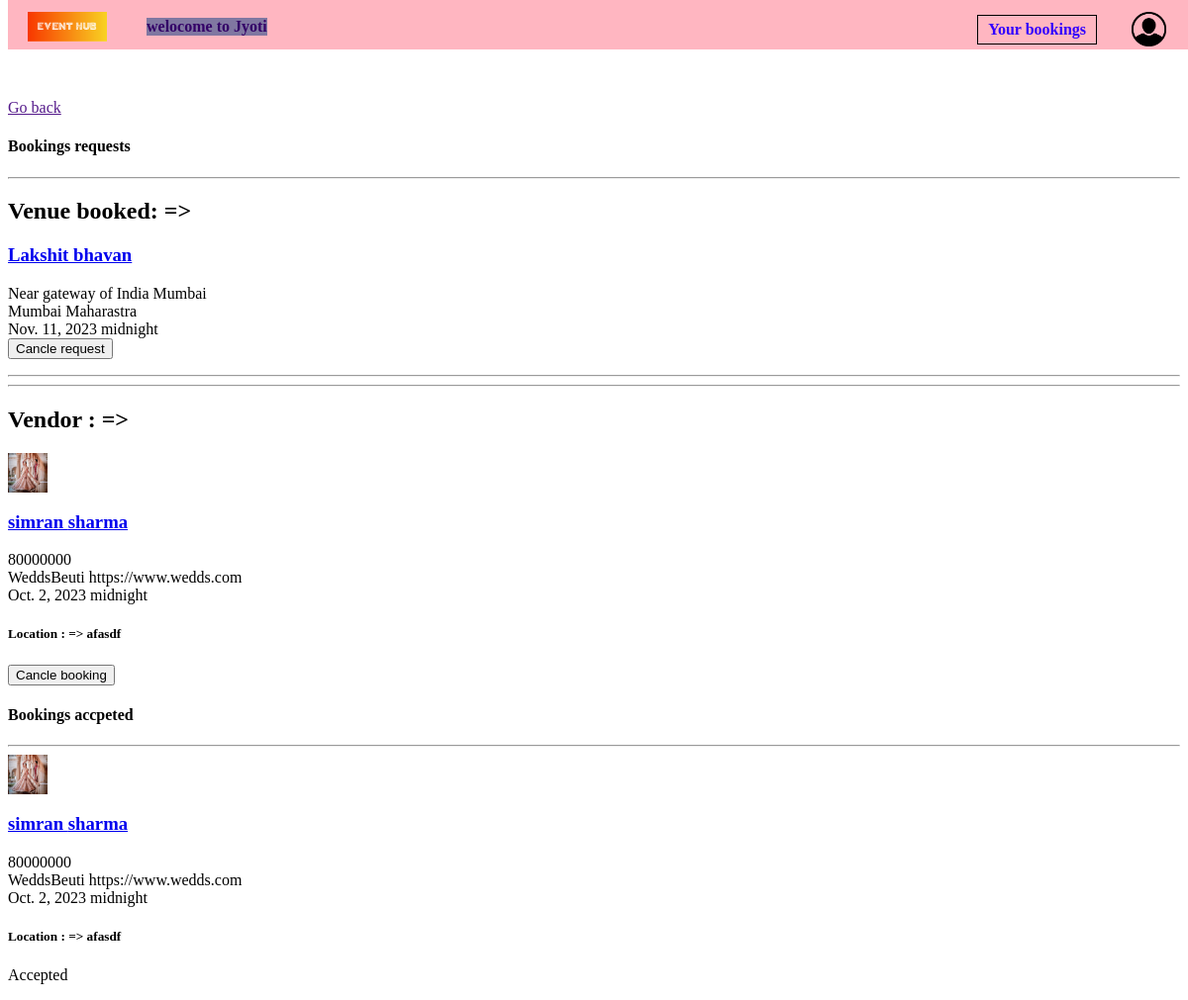
Screenshot of /booked/ (signed in) with the database file from the repository.
### customer/models.py (models this page shows)
class Booking(models.Model):
    user = models.ForeignKey(User,on_delete=models.CASCADE,related_name='booking_user',null=False)
    venue = models.ForeignKey(Venue, on_delete=models.CASCADE,null=True)
    vendor = models.ForeignKey(User, on_delete=models.CASCADE,null=True)
    date = models.DateField(null=True)
    time = models.TimeField(null=True)
    location = models.CharField(max_length=150,null=True,blank=True)
    booking_accepted = models.BooleanField(null=True,blank=True)

### EventPlanner/models.py (models this page shows, shortened)
class Venue(models.Model):
    name = models.CharField(max_length=100,null = False,blank = False)
    about = models.TextField(blank = True,null = True)
    min_price = models.DecimalField(max_digits = 10, decimal_places = 2,null = True,blank = True)
    max_capacity = models.IntegerField(null = False,blank = False)
    location = models.TextField(null = False,blank = False)
    city = models.CharField(max_length = 20,null = False,blank = False)
    state = models.CharField(choices = venue_choices,max_length = 50,null = False,blank = False)
    vendors = models.ManyToManyField(User,null = True,blank = True)
    category = models.ManyToManyField(Category)
    service_offered = models.TextField(null = True,blank = True)
    contact_info = models.TextField(null = False,blank = False)
    venue_images = models.ManyToManyField('Image', blank = True,null = True)

class UserProfile(models.Model):
    user = models.OneToOneField(User,on_delete=models.CASCADE)
    user_type = models.CharField(choices=user_type_choices,max_length=50)
    contact_info = models.CharField(max_length = 200,blank = True,null = True,verbose_name='Contact information')
    company_name = models.CharField(max_length =  50,blank = True,null = True)
    website = models.URLField(max_length = 200,blank = True,null = True)
    about = models.TextField(blank = True,null = True)
    city = models.CharField(max_length = 20,null = False,blank = False)
    state = models.CharField(max_length = 20,null = False,blank = False)
    location = models.TextField(blank = True,null = True)
    service_offered = models.TextField(blank = True,null = True)
    profile_picture = models.ImageField(upload_to = 'images/',null = True,blank = True)
    vendor_images = models.ManyToManyField('Image', blank = True,null = True)

### customer/views.py (the view)
# urls.py: path('booked/',views.booked),
@login_required(login_url='/login/')
def booked(request):
    if request.user.userprofile.user_type == 'is_customer':
        bookings = Booking.objects.all()
        context = {'bookings':bookings}
        return render(request,'customer/booked.html',context)

### customer/templates/customer/booked.html (shortened to what this page needs)
{% load static %}
<link rel="stylesheet" type="text/css" href="{% static 'customer/css/booked.css' %}">
<link rel="stylesheet" href="{% static 'EventPlanner/css/navbar.css' %}">
<div class="navbar-div">
{% include 'navbar.html' %}
</div>
<p class="go-back"><a href="{{request.META.HTTP_REFERER}}">Go back</a></p>
<div class="grid-div">
    <div>
        <h4>Bookings requests</h4>
    {% for booking in bookings reversed %}
        {% if booking.user == request.user %}
        <hr>
        {% if booking.venue and booking.vendor %}
        <h1>Full package block </h1>
        <h2>Venue booked: => </h2>
        <a href="/venue-info/{{booking.venue.id}}/">
            <h3>{{booking.venue.name}}</h3>
        </a>
        <div>{{booking.venue.location}}</div>
        <div>{{booking.venue.city}} {{booking.venue.state}}</div>
        <h2>Vendor booked : => </h2>
        {% if booking.vendor.userprofile.profile_picture %}
        <a href="/event-planner-info/{{booking.vendor.id}}">
            <img src="{{booking.vendor.userprofile.profile_picture.url}}" alt="" height="40" width="40">
        </a>
        <a href="/event-planner-info/{{booking.vendor.id}}">
            <h3>{{booking.vendor.first_name}} {{booking.vendor.last_name}}</h3>
        </a>
        {% else %}
        <a href="/event-planner-info/{{booking.vendor.id}}">
            <img src="/static/images/No profile.jpeg" alt="" height="40" width="40">
        </a>
        <a href="/event-planner-info/{{booking.vendor.id}}">
            <h3>{{booking.vendor.first_name}} {{booking.vendor.last_name}}</h3>
        </a>
        {% endif %}
        <div>{{booking.vendor.userprofile.contact_info}}</div>
        <div>{{booking.vendor.userprofile.company_name}} {{booking.vendor.userprofile.website}}</div>
        <div>{{booking.date}} {{booking.time}}</div>
        <form action="/delete-book/" method="POST">
            {% csrf_token %}
            <input type="hidden" value="{{booking.id}}" name="booking_id">
            <input type="submit" value="Cancle booking">
        </form>
        <hr>
        {% elif booking.venue %}
        <h2>Venue booked: => </h2>
        <a href="/venue-info/{{booking.venue.id}}/">
            <h3>{{booking.venue.name}}</h3>
        </a>
        <div>{{booking.venue.location}}</div>
        <div>{{booking.venue.city}} {{booking.venue.state}}</div>
        <div>{{booking.date}} {{booking.time}}</div>
        <form action="/delete-book/" method="POST">
            <input type="submit" value="Cancle request">
        </form>
        <hr>
        {% else %}
        <h2>Vendor : => </h2>
        {% if booking.vendor.userprofile.profile_picture %}
        <a href="/event-planner-info/{{booking.vendor.id}}">
            <img src="{{booking.vendor.userprofile.profile_picture.url}}" alt="" height="40" width="40">
        </a>
        <a href="/event-planner-info/{{booking.vendor.id}}">
            <h3>{{booking.vendor.first_name}} {{booking.vendor.last_name}}</h3>
        </a>
        {% endif %}
        <div>{{booking.vendor.userprofile.contact_info}}</div>
        <div>{{booking.vendor.userprofile.company_name}} {{booking.vendor.userprofile.website}}</div>
        <div>{{booking.date}} {{booking.time}}</div>
        <div>
            <h5>Location : => {{booking.location}}</h5>
        </div>
        <form action="/delete-book/" method="POST">
            <input type="submit" value="Cancle booking">
        </form>
        {% endif %}
        {% endif %}
    {% endfor %}
    </div>
    <div>
        <h4>Bookings accpeted </h4>
        <hr>
        {% for booking in bookings reversed %}
        {% if booking.user == request.user and booking.booking_accepted is True %}
        {% if booking.vendor.userprofile.profile_picture %}
        <a href="/event-planner-info/{{booking.vendor.id}}">
            <img src="{{booking.vendor.userprofile.profile_picture.url}}" alt="" height="40" width="40">
        </a>
        <a href="/event-planner-info/{{booking.vendor.id}}">
            <h3>{{booking.vendor.first_name}} {{booking.vendor.last_name}}</h3>
        </a>
        {% endif %}
        <div>{{booking.vendor.userprofile.contact_info}}</div>
        <div>{{booking.vendor.userprofile.company_name}} {{booking.vendor.userprofile.website}}</div>
        <div>{{booking.date}} {{booking.time}}</div>
        <div>
            <h5>Location : => {{booking.location}}</h5>
        </div>
        <p class="accepted">Accepted</p>
        {% endif %}
        {% endfor %}
    </div>
</div>

### templates/navbar.html (shortened to what this page needs)
<!DOCTYPE html>
<html lang="en">
<head>
    {% load static %}
</head>
<body>
    <div class="navbar-container">
        {% if not request.user.is_authenticated %}
        <div class="unauth-navbar">
            <h5>
                <a href="/home-C/" class="unauth-logo unauth-logo-2">
                    <img src="{% static 'images/logo.png' %}" alt="" width="80" height="30" class="logo-image">
                </a>
                <a href="/login/" class="unauth-default-profile unauth-default-profile-2">
                    <img src="{% static 'images/No profile.jpeg' %}" alt=""  width="35" height="35" >
                </a>
            </h5>
                <a href="/sign-up-is_event_planner/" class="list-your-business list-your-business-2">List your business</a>
        </div>
        {% else %}
            {% if request.user.userprofile.user_type == 'is_customer' %}
                <div class="customer-navbar">
                    <a href="/home-C/" class="logo logo-2">
                        <img src="{% static 'images/logo.png' %}" alt="" width="90" height="50" class="logo-image">
                    </a>
                    <a href="/booked/" class="your-booking your-booking-2">Your bookings</a>
                    <a href="/profile/" class="default-profile default-profile-2">
                        <img src="{% static 'images/No profile.jpeg' %}" alt="" width="35" height="35" >
                    </a>
                    {% if request.user.is_authenticated %}
                    <span class="welcome-message welcome-message-2">welocome to <b>{{request.user.first_name}}</b></span>
                    {% endif %}
                </div>
            {% endif %}
        {% endif %}
    </div>
</body>
</html>

### staticfiles/customer/css/booked.css (style rules this page uses)
.go-back { margin-top: 100px; }

### staticfiles/EventPlanner/css/navbar.css (style rules this page uses)
.welcome-message { position: absolute; z-index: 2; left: 140px; top: 18px; font-weight: bold; color: rgb(51, 0, 103); background-color:rgb(128, 119, 161); }
.default-profile { position: absolute; z-index: 2; top: 12px; right: 30px; }
.logo { position: absolute; left: 20px; top: 12px; z-index: 5; }
.logo-image { width: 80px; height: 30px; }
.your-booking-2 { position: absolute; right: 100px; top: 15px; text-decoration: none; border: 1.5px solid black; padding: 5px 10px; color: rgb(51, 0, 255); font-weight: bold; z-index: 5; }
.customer-navbar { position: fixed; background-color:lightpink; width: 100%; height: 50px; z-index: 10; top: 0; }

### rows the page displays
Booking: venue.name "Lakshit bhavan", venue.location "Near gateway of India Mumbai", venue.city "Mumbai", venue.state "Maharastra", date "Nov. 11, 2023", time "midnight"
Booking: vendor.userprofile.profile_picture (picture), vendor.first_name "simran", vendor.last_name "sharma", vendor.userprofile.contact_info "80000000", vendor.userprofile.company_name "WeddsBeuti", vendor.userprofile.website "https://www.wedds.com", date "Oct. 2, 2023", time "midnight", location "afasdf"

### other values shown
{{ request.user.first_name }} "Jyoti"
